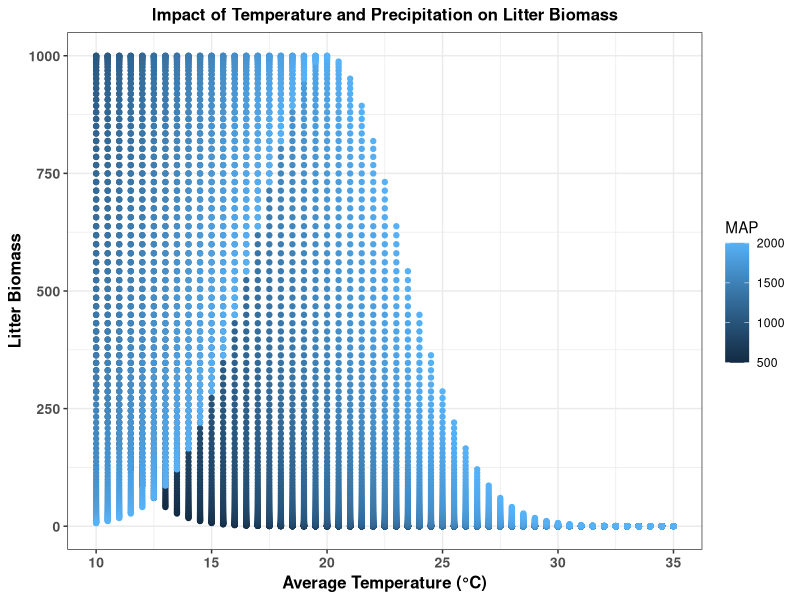

Generate this figure with R:
###################
#Litter Biomass Conversion from NPP
#Author: Puja Roy
###################

# This model predict the fraction of NPP that turn in to litter biomass
# Average temperature (Tavg) and mean annual precipitation (MAP) are mainly the
# drivers that influence this turnover fraction. Studies in this field suggest
# that, though there is no any simple linear relationship but plant litter
# biomass is positively related to precipitation and negatively with temperature
# (de Queiroz et al., 2019; Thakur et al., 2022)

# Here,
# NPP = Net Primary production (µmol m-2 s-1)
# LB= Litterfall biomass (µmol m-2 s-1)
# MAP = Mean Annual Precipitation (mm)
# Tavg = average temperature (°C)
# a = overall tuning constant (°C-1)
# b = tuning constant of precipitation (°C/mm)

Litter <- function(NPP = 1000,
                   Tavg = seq(10, 35, 0.5),   
                   MAP = seq(500, 2000, 10), 
                   a = 0.05,
                   b = 0.01) {                
  
  grid <- expand.grid(Tavg = Tavg, MAP = MAP)
  grid$x <- exp(-a * (grid$Tavg - grid$MAP*b)^2)
  grid$LitterBiomass <- grid$x * NPP
  return(grid)
}
df <- Litter()

# Plot
library(ggplot2)
ggplot(df, aes(x = Tavg, y = LitterBiomass, color = MAP)) +
  geom_point() +
  labs(
    title = "Impact of Temperature and Precipitation on Litter Biomass",
    x = "Average Temperature (°C)",
    y = "Litter Biomass"
  )+ theme_bw() +
  theme(plot.title = element_text(size = 12, face = "bold", hjust = 0.5),
        axis.title = element_text(size = 12, face = "bold"),
        axis.text = element_text(size = 10, face = "bold"))

#limitation of this model is it only works best in Monsoonal zones or
# Temperate/boreal systems with synchronized growth windows where average 
# temperature and precipitation has balance
